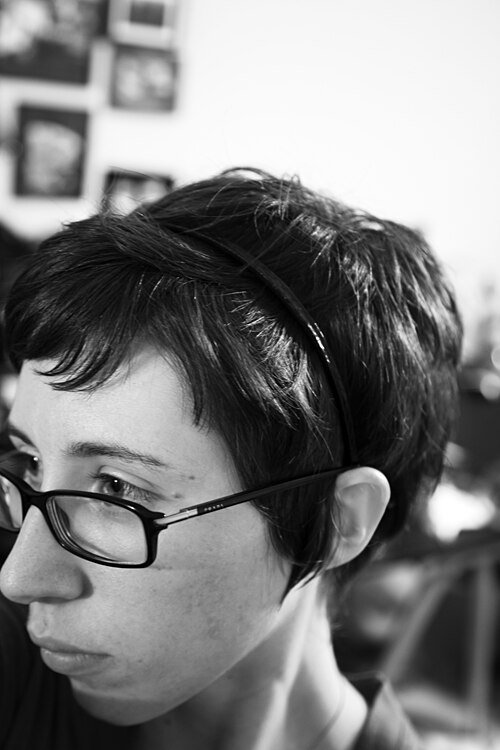
#> input picture pilotos/prova-design/rodada-claude/prumo-barbearia/coleta/prumo-fotos-01.jpg, 500 x 750 px, given in place of s-60.jpg, which was not available
$ python recortar-fotos.py ../../rodada-claude/prumo-barbearia/coleta ../../rodada-claude/prumo-barbearia/coleta/prumo-fotos-03.jpg
#> lines starting #> are read from the running program, lines starting #| are printed output that depends on the picture
"""Recorta as fotos originais (Wikimedia Commons) nos enquadramentos do site.

Uso: python -I ferramentas/recortar-fotos.py <pasta-originais> <pasta-recortes>
Originais: <id>.jpg baixados das URLs de coleta/fotos-candidatas.json (campo "original").
Depois: python -I <plugin>/skills/lp-construcao/scripts/midias.py <pasta-recortes> .
A única alteração nas fotos é o recorte (registrado em assets.md); cor e conteúdo ficam como no original.
"""
import sys
from pathlib import Path

from PIL import Image, ImageOps

# nome no site: (id da foto, caixa relativa x0, y0, x1, y1)
RECORTES = {
    "abertura": ("s-60", (0.04, 0.02, 0.96, 0.835)),
    "servico-trancas": ("s2-37", (0.0, 0.03, 1.0, 1.0)),
    "servico-cachos": ("s2-39", (0.17, 0.0, 0.83, 1.0)),
    "servico-cor": ("s-98", (0.1, 0.0, 0.9, 0.66)),
    "perto": ("s2-28", (0.0, 0.0, 1.0, 1.0)),
    "estilo-box": ("s2-7", (0.30, 0.0, 0.94, 1.0)),
    "estilo-koroba": ("s-60", (0.22, 0.10, 0.82, 0.55)),
    "estilo-nago": ("s2-37", (0.45, 0.33, 0.95, 0.715)),
    "estilo-cachos": ("s2-39", (0.06, 0.0, 0.58, 0.79)),
    "estilo-cor": ("s-98", (0.2, 0.0, 0.8, 0.5)),
}
LADO_MAX = 2000


def main() -> None:
    origem, destino = Path(sys.argv[1]), Path(sys.argv[2])
    destino.mkdir(parents=True, exist_ok=True)
    for nome, (fid, (x0, y0, x1, y1)) in RECORTES.items():
        img = ImageOps.exif_transpose(Image.open(origem / f"{fid}.jpg")).convert("RGB")
        w, h = img.size
#> w = 500; h = 750
        rec = img.crop((round(x0 * w), round(y0 * h), round(x1 * w), round(y1 * h)))
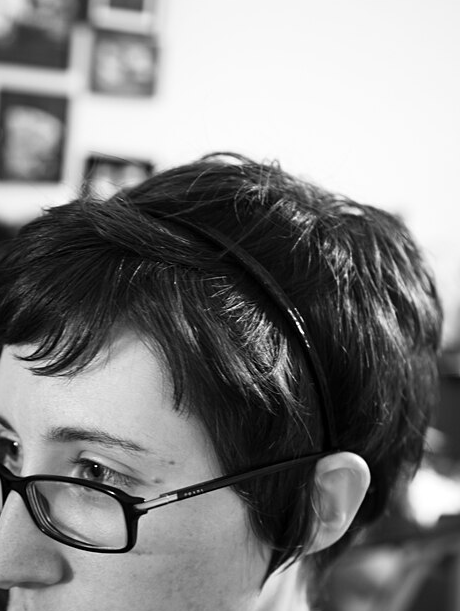
#> rec: PIL image 460x611 RGB; min 0, max 255, mean 129.1
        rec.thumbnail((LADO_MAX, LADO_MAX), Image.LANCZOS)
        rec.save(destino / f"{nome}.jpg", "JPEG", quality=92)
        print(f"{nome}: {fid} {rec.size[0]}x{rec.size[1]} ({rec.size[0] / rec.size[1]:.2f})")
#| abertura: s-60 460x611 (0.75)
#> pass 2 of the loop in main, `for nome, (fid, (x0, y0, x1, y1)) in RECORTES.items():`:
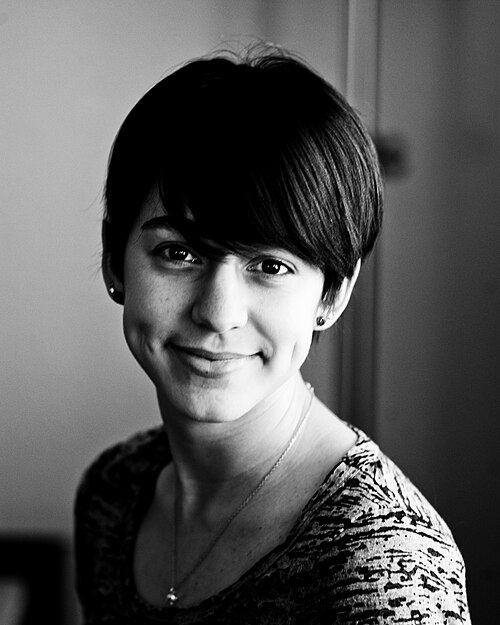
#> input picture pilotos/prova-design/rodada-claude/prumo-barbearia/coleta/prumo-fotos-03.jpg, 500 x 625 px, given in place of s2-37.jpg, which was not available
#> img: PIL image 500x625 RGB
#> in main, `rec = img.crop((round(x0 * w), round(y0 * h), round(x1 * w), round(y1 ..`:
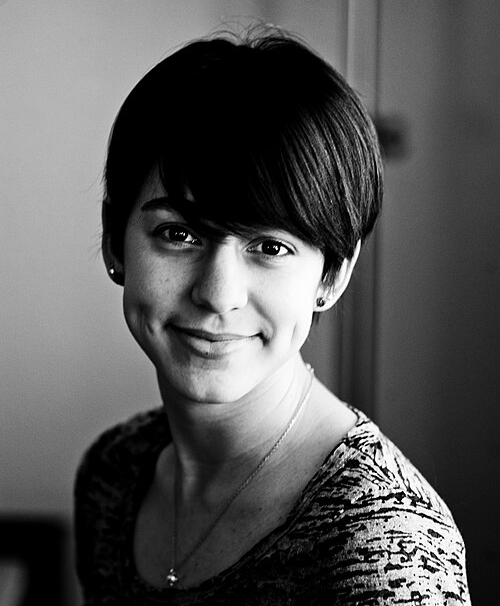
#> rec: PIL image 500x606 RGB; min 0, max 255, mean 87.3
#| servico-trancas: s2-37 500x606 (0.83)


if __name__ == "__main__":
#> (the run stopped early here; a loop or call above may not have finished)
